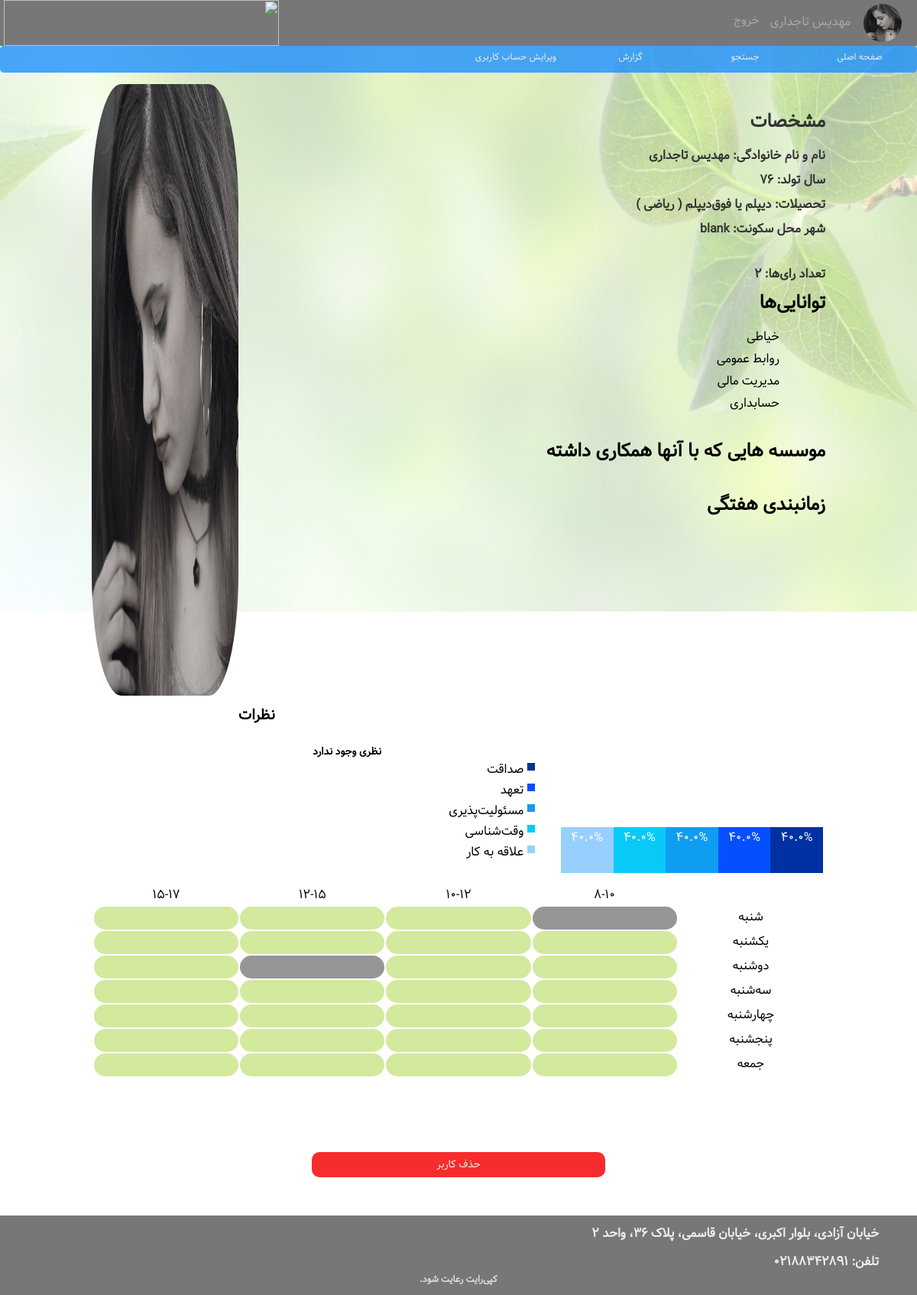
The page /profile/mahdis (signed in) on the database its author committed.
### users/models.py (models this page shows, shortened)
class CustomUser(AbstractUser):
    state = models.NullBooleanField(default=None)
    isBen = models.BooleanField(default=False)
    isOrg = models.BooleanField(default=False)
    image = models.ImageField(upload_to='../media/profile_pics/', default='../../media/profile_pics/no-picture.png')

class Benefactor(models.Model):
    user = models.OneToOneField(CustomUser, on_delete=models.CASCADE, related_name='benefactor')
    name = models.CharField(max_length=20)
    surname = models.CharField(max_length=30)
    nickname = models.CharField(max_length=30, blank=True)
    gender = models.CharField(max_length=10, choices=SEX_CHOICES, default='Male')
    day = models.IntegerField(default=0)
    month = models.IntegerField(default=0)
    year = models.IntegerField(default=0)
    education = models.CharField(max_length=10, choices=EDUCATION_CHOICES, default='nothing')
    major = models.CharField(max_length=20, blank=True)
    nationalId = models.CharField(max_length=10)
    city = models.CharField(max_length=10, default='blank')
    address = models.CharField(max_length=100, default='st')
    phone = models.CharField(max_length=12)
    typeOfCooperation = models.CharField(max_length=15, choices=COOP_CHOICES, default='inOffice10')
    wId = models.ForeignKey(WeeklySchedule, on_delete=models.CASCADE, related_name='userWeek', null=True)
    rate = models.ForeignKey(TotalRate, on_delete=models.CASCADE, related_name='rate')

class TotalRate(models.Model):
    id = models.AutoField(primary_key=True)
    totalRate = models.FloatField(default=0)
    f1 = models.FloatField(default=0)
    f2 = models.FloatField(default=0)
    f3 = models.FloatField(default=0)
    f4 = models.FloatField(default=0)
    f5 = models.FloatField(default=0)

class UserAbilities(models.Model):
    class Meta:
        unique_together = ('abilityId', 'username')
    abilityId = models.ForeignKey(Ability, on_delete=models.DO_NOTHING, related_name='ability')
    username = models.ForeignKey(CustomUser, to_field='username', on_delete=models.DO_NOTHING, related_name='benefactorusername')

class Ability(models.Model):
    id = models.AutoField(primary_key=True)
    name = models.CharField(max_length=20)

### users/views.py (the view, shortened to what this page needs)
# urls.py: url(r'^profile/(?P<username>[a-zA-Z0-9]+)$', views.user_profile, name='profile'),
def user_profile(request, username):
    user = get_object_or_404(CustomUser, username=username, state=True)
    count = Rate.objects.filter(ratedUser=user).count()
    if user.isBen:
        benefactor = Benefactor.objects.get(user=user)
        week = WeeklySchedule.objects.get(id=benefactor.wId.id)
        user_abilities = UserAbilities.objects.filter(username=user.username)
        orgs = Request.objects.filter(benefactorId=user, isAccepted=True)
        comments = Report.objects.filter(benefactor=user, type=1, operator=2)
        organizations = []
        for org in orgs:
            organizations.append(org.organizationId.organizer)
        if request.user.username == username:
            return render(request, 'profile/personalProfileBenefactor.html',
                          {'user': user, 'benefactor': benefactor, 'week': week, 'user_abilities': user_abilities,
                           'organizations': organizations, 'count': count, 'comments': comments})
        else:
            return render(request, 'profile/benefactorsProfileView.html',
                          {'user': user, 'benefactor': benefactor, 'week': week, 'user_abilities': user_abilities,
                           'rangee': range(28), 'organizations': organizations, 'count': count, 'comments': comments})

### templates/profile/personalProfileBenefactor.html (shortened to what this page needs)
﻿<!DOCTYPE html>
{% load staticfiles %}
<html lang="fa" dir="rtl">
<head>
    <link rel="stylesheet" type="text/css" href={% static "css/personalProfileBenefactor.css" %}>
    <link rel="stylesheet" type="text/css" href={% static "css/style.css" %}>
    <link rel="stylesheet" href={% static "css/ionicons.min.css" %}>
</head>
<body>
<div class="main">
    <div class="header">
        <div class="topmenu" id="topmenu">
            {% if request.user.is_authenticated %}
                <div class="container">
                    <div class="topPhoto">
                        <img src="../{{ request.user.image }}">
                    </div>
                    <div class="topmenuelements">
                        {% if request.user.isBen %}
                            <a href={% url 'profile' request.user.username %}>{{ request.user.benefactor.name }} {{ request.user.benefactor.surname }}</a>
                        {% endif %}
                    </div>
                    <div class="topmenudate">
                        <a href="{% url 'logout' %}">خروج</a>
                    </div>
                    <div class="logo">
                        <img src="../static/images/logo.png">
                    </div>
                </div>
            {% endif %}
        </div>
    </div>
    <div class="mainPage">
        <div class="wrapper"></div>
        <div class="nav" id="nav"></div>
        {% if request.user.is_authenticated and request.user.username == user.username %}
            <div class="container">
                <div class="photo">
                    <div id="photo"><img src="../{{ user.image }}" alt=""></div>
                </div>
                <div class="personal">
                    <h2> مشخصات </h2>
                    <div id="personal">
                        <h3>نام و نام خانوادگی: {{ benefactor.name }} {{ benefactor.surname }}</h3>
                        <h3>سال تولد: {{ benefactor.year }}</h3>
                        {% if benefactor.education == "diploma" %}
                            <h3>تحصیلات: دیپلم یا فوق‌دیپلم ( {{ benefactor.major }} )</h3>
                        {% endif %}
                        <h3>شهر محل سکونت: {{ benefactor.city }}</h3>
                        <br>
                        <h3>تعداد رای‌ها: {{ count }}</h3>
                    </div>
                </div>
                <div class="chartContainer" style="width: 100%; float: right; display: flex">
                    <div id="chart" style="width: 60%;">
                        <div>
                            <table>
                                <tbody>
                                <tr class="bars">
                                    <td>
                                        <div class="one"
                                             style="height: {{ benefactor.rate.f1 }}%; position: absolute; width: 100%; bottom: 0px;">{{ benefactor.rate.f1 }}%
                                        </div>
                                    </td>
                                    <td>
                                        <div class="two"
                                             style="height: {{ benefactor.rate.f2 }}%; position: absolute; width: 100%; bottom: 0px;">{{ benefactor.rate.f2 }}%
                                        </div>
                                    </td>
                                    <td>
                                        <div class="three"
                                             style="height: {{ benefactor.rate.f3 }}%; position: absolute; width: 100%; bottom: 0px;">{{ benefactor.rate.f3 }}%
                                        </div>
                                    </td>
                                    <td>
                                        <div class="four"
                                             style="height: {{ benefactor.rate.f4 }}%; position: absolute; width: 100%; bottom: 0px;">{{ benefactor.rate.f4 }}%
                                        </div>
                                    </td>
                                    <td>
                                        <div class="five"
                                             style="height: {{ benefactor.rate.f5 }}%; position: absolute; width: 100%; bottom: 0px;">{{ benefactor.rate.f5 }}%
                                        </div>
                                    </td>
                                    <td class="legend">
                                            <span class="legbox">
                                                <span class="one xaxisname"></span><span>صداقت</span>
                                            </span>
                                        <span class="legbox">
                                                <span class="two xaxisname"></span><span>تعهد</span>
                                            </span>
                                        <span class="legbox">
                                                <span class="three xaxisname"></span><span>مسئولیت‌پذیری</span>
                                            </span>
                                        <span class="legbox">
                                                <span class="four xaxisname"></span><span>وقت‌شناسی</span>
                                            </span>
                                        <span class="legbox">
                                                <span class="five xaxisname"></span><span>علاقه به کار</span>
                                            </span>
                                    </td>
                                </tr>
                                </tbody>
                            </table>
                        </div>
                    </div>
                    <div style="float:left; width: 35%; display: inline-block">
                        <h3 style="text-align: center;margin-bottom: 10px">نظرات</h3>
                        <div style="height: 180px; overflow-y:scroll; background: rgba(255,255,255,0.8); padding: 5px">
                            {% if comments|length == 0 %}
                                <h5 style="margin-top: 5px;">نظری وجود ندارد</h5>
                            {% endif %}
                        </div>
                    </div>
                </div>
                <div id="abilities">
                    <h2>توانایی‌ها </h2>
                    <ul>{% for ability in user_abilities %}
                        <li style="display: block;margin: 2px 20px 2px 0px">{{ ability.abilityId.name }}</li>{% endfor %}
                    </ul>
                </div>
                <div id="projects">
                    <h2>موسسه هایی که با آنها همکاری داشته</h2>
                </div>
                <div id="weeklyfreetime">
                    <h2>زمانبندی هفتگی</h2>
                    {% if benefactor.typeOfCooperation == "inOffice10" or benefactor.typeOfCooperation == "inOffice20" or benefactor.typeOfCooperation == "inOffice30" or benefactor.typeOfCooperation == "inOfficemore" %}
                        <table id="tab">
                            <tbody>
                            <tr>
                                <td></td>
                                <td> 8-10</td>
                                <td> 10-12</td>
                                <td> 12-15</td>
                                <td> 15-17</td>
                            </tr>
                            <tr>
                                <td>شنبه</td>
                                <td><span id="11"></span></td>
                                <td><span id="12"></span></td>
                                <td><span id="13"></span></td>
                                <td><span id="14"></span></td>
                            </tr>
                            <tr>
                                <td>یکشنبه</td>
                                <td><span id="21"></span></td>
                                <td><span id="22"></span></td>
                                <td><span id="23"></span></td>
                                <td><span id="24"></span></td>
                            </tr>
                            <tr>
                                <td>دوشنبه</td>
                                <td><span id="31"></span></td>
                                <td><span id="32"></span></td>
                                <td><span id="33"></span></td>
                                <td><span id="34"></span></td>
                            </tr>
                            <tr>
                                <td>سه‌شنبه</td>
                                <td><span id="41"></span></td>
                                <td><span id="42"></span></td>
                                <td><span id="43"></span></td>
                                <td><span id="44"></span></td>
                            </tr>
                            <tr>
                                <td>چهارشنبه</td>
                                <td><span id="51"></span></td>
                                <td><span id="52"></span></td>
                                <td><span id="53"></span></td>
                                <td><span id="54"></span></td>
                            </tr>
                            <tr>
                                <td>پنجشنبه</td>
                                <td><span id="61"></span></td>
                                <td><span id="62"></span></td>
                                <td><span id="63"></span></td>
                                <td><span id="64"></span></td>
                            </tr>
                            <tr>
                                <td> جمعه</td>
                                <td><span id="71"></span></td>
                                <td><span id="72"></span></td>
                                <td><span id="73"></span></td>
                                <td><span id="74"></span></td>
                            </tr>
                            </tbody>
                        </table>
                    {% endif %}
                </div>
                <button class="subreq" style="background-color: #f72c2c; z-index:4" onclick="popupDelete()">حذف کاربر</button>
            </div>
        {% endif %}
    </div>
    <div class="footer">
        <div class="container">
            <div class="addr">
                <h4> خیابان آزادی، بلوار اکبری، خیابان قاسمی، پلاک ۳۶، واحد ۲ </h4>
                <h4>تلفن: ۰۲۱۸۸۳۴۲۸۹۱</h4>
            </div>
        </div>
        <div class="copy">
            <h4>کپی‌رایت رعایت شود.</h4>
        </div>
    </div>
</div>
</body>
</html>

### rows shown on the page
CustomUser: user.image (picture), user.benefactor.name "مهدیس", user.benefactor.surname "تاجداری", image (picture)
Benefactor: name "مهدیس", surname "تاجداری", year "76", major "ریاضی", city "blank", rate.f1 "40.0", rate.f2 "40.0", rate.f3 "40.0", rate.f4 "40.0", rate.f5 "40.0"
UserAbilities: abilityId.name "خیاطی"
UserAbilities: abilityId.name "روابط عمومی"
UserAbilities: abilityId.name "مدیریت مالی"
UserAbilities: abilityId.name "حسابداری"

### other values the page prints
{{ count }} "2"
